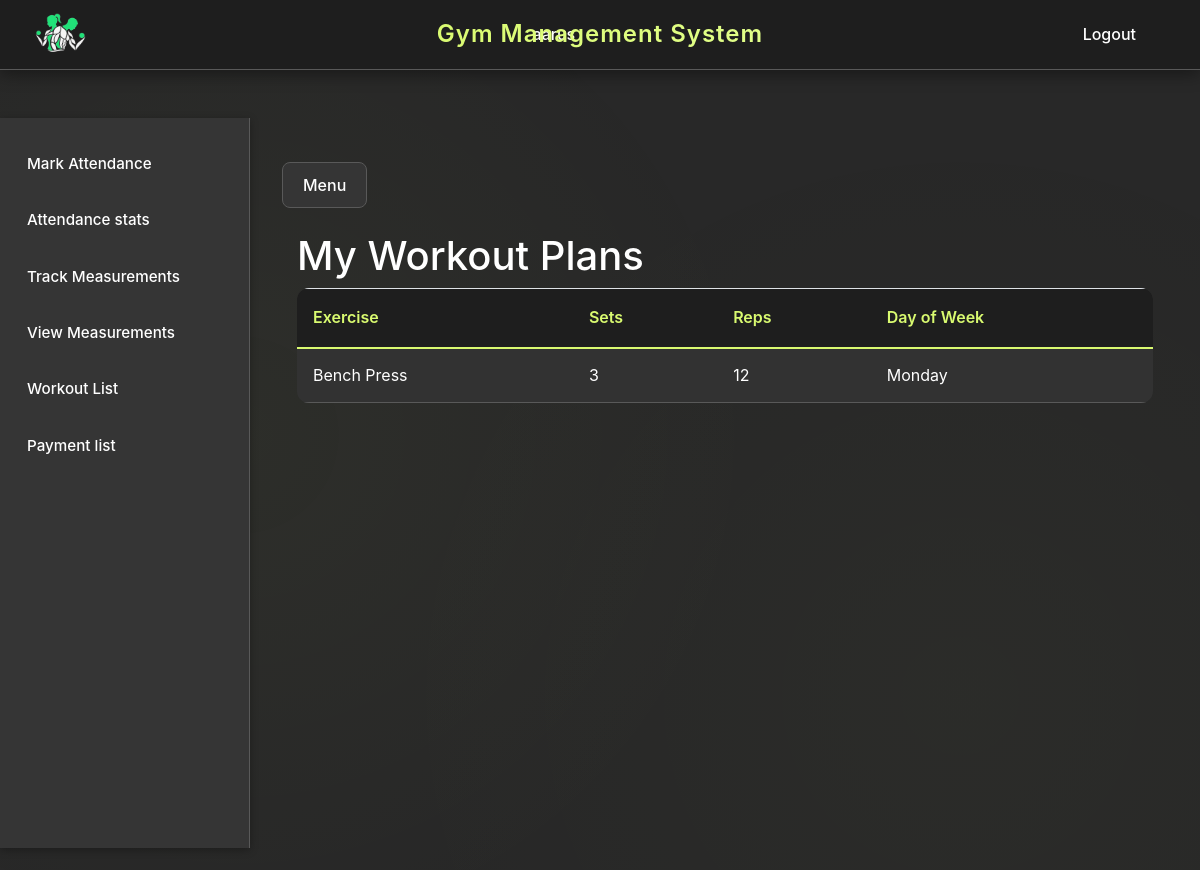
The app's page /workout_plan_list/ (signed in) with its own data.
### workout_setup/models.py (models this page shows, shortened)
class WorkoutPlan(models.Model):
    user = models.ForeignKey(User, on_delete=models.CASCADE)
    exercise = models.ForeignKey(Exercise, on_delete=models.CASCADE)
    sets = models.IntegerField()
    reps = models.IntegerField()
    day_of_week = models.CharField(max_length=10, choices=[
        ('Monday', 'Monday'),
        ('Tuesday', 'Tuesday'),
        ('Wednesday', 'Wednesday'),
        ('Thursday', 'Thursday'),
        ('Friday', 'Friday'),
        ('Saturday', 'Saturday'),
        ('Sunday', 'Sunday'),
    ])

class Exercise(models.Model):
    name = models.CharField(max_length=100)

### workout_setup/views.py (the view)
# urls.py: path('workout_plan_list/', views.workout_plan_list, name='workout_plan_list'),
@login_required
def workout_plan_list(request):
    workout_plans = WorkoutPlan.objects.filter(user=request.user)
    return render(request, 'workout/workout_plan_list.html', {'workout_plans': workout_plans})

### main/templates/workout/workout_plan_list.html
{% extends "base.html" %}
{% block content %}
<div class="container">
    <h1>My Workout Plans</h1>
    <table class="table table-striped">
        <thead>
        <tr>
            <th>Exercise</th>
            <th>Sets</th>
            <th>Reps</th>
            <th>Day of Week</th>
        </tr>
        </thead>
        <tbody>
        {% for plan in workout_plans %}
        <tr>
            <td>{{ plan.exercise.name }}</td>
            <td>{{ plan.sets }}</td>
            <td>{{ plan.reps }}</td>
            <td>{{ plan.day_of_week }}</td>
        </tr>
        {% endfor %}
        </tbody>
    </table>
</div>
{% endblock %}

### main/templates/base.html (shortened to what this page needs)
<!doctype html>
<html>
  <head>
    <link
      href="https://stackpath.bootstrapcdn.com/bootstrap/4.5.2/css/bootstrap.min.css"
      rel="stylesheet"
    />
    {% load static %}
    <link rel="stylesheet" type="text/css" href="{% static 'css/main.css' %}" />
    <link rel="stylesheet" type="text/css" href="{% static 'css/base.css' %}" />
  </head>
  <body>
    <div class="header">
      <a href="{% url 'home' %}">
        <img
          src="{% static 'images/gms_logo.png' %}"
          alt="Logo"
          href="{% url 'register' %}"
        />
      </a>
      <div class="center">Gym Management System</div>
      <div class="text-white mr-5">{{user.username}}</div>
      <a href="{% url 'logout' %}" class="text-white">Logout</a>
    </div>
    <div class="sidebar mt-5" id="sidebar" style="z-index: 999">
       {% if not user.is_staff %}
      <a href="{% url 'mark_attendance' %}">Mark Attendance</a>
      <a href="{% url 'attendance_stats' %}">Attendance stats</a>
      <a href="{% url 'add_measurement' %}">Track Measurements</a>
      <a href="{% url 'measurement_list' %}">View Measurements</a>
      <a href="{% url 'workout_plan_list' %}">Workout List</a>
      <a href="{% url 'payment_list' %}">Payment list</a>
      {% endif %}
    </div>
    <div class="content" id="content">
      <button
        class="btn btn-secondary"
        id="sidebarCollapse"
        style="margin-top: 60px"
      >
        Menu
      </button>
      {% block content %} {% endblock %}
    </div>
  </body>
</html>

### main/static/css/main.css (style rules this page uses)
.header { height: 60px; background-color: #343a40; color: #ffffff; text-align: center; position: fixed; width: 100%; top: 0; z-index: 1000; display: flex; align-items: center; justify-content: space-between; padding: 0 15px; }
.header img { height: 50px; }
.header .center { flex-grow: 1; text-align: center; }
.content { padding: 20px; }
.sidebar { height: 100%; width: 250px; position: fixed; top: 0; left: -250px; background-color: #343a40; padding-top: 20px; transition: all 0.3s ease; }
.sidebar a { padding: 15px 8px 15px 16px; text-decoration: none; font-size: 18px; color: #ffffff; display: block; }
.content { margin-left: 0; padding: 20px; transition: margin-left 0.3s ease; }

### records on screen
WorkoutPlan: exercise.name "Bench Press", sets "3", reps "12", day_of_week "Monday"

### other values on screen
{{ user.username }} "aarus"
